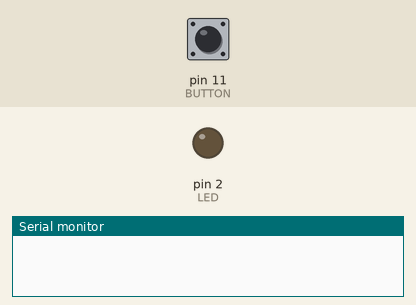
This sketch was run on a simulated Arduino Uno, built with avr-gcc and run on an emulated ATmega328P. On the bench: output pins drawn as LEDs (lit = HIGH), the last lines printed to the serial monitor. Inputs (shaded band) come from the test bench; at power-on: pin 11 (BUTTON) HIGH.

Above: at 1.2 s.
1.3 s: pin 11 (BUTTON) pulled LOW for 0.15 s
At 1.37 s:
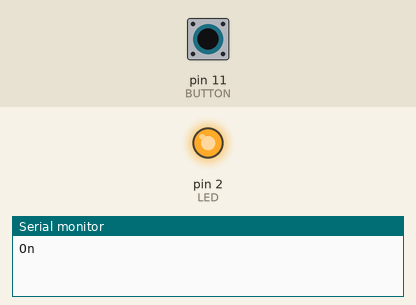
2.9 s: pin 11 (BUTTON) pulled LOW for 3.2 s
At 7.0 s:
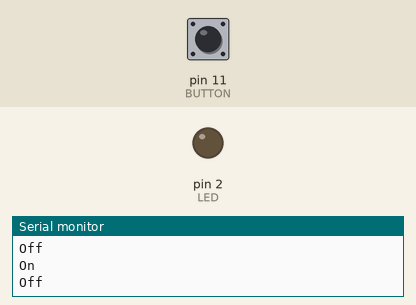
Timing chart, 0 to 8.5 s (numbered marks = the images above; inputs shaded):
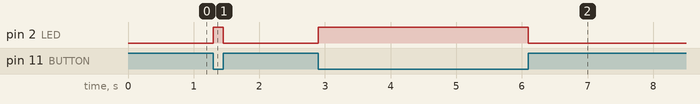

Measured:
- after the input at 1.3 s, pin 2 (LED): LOW → HIGH at once, → LOW 0.15 s later
- after the input at 2.9 s, pin 2 (LED): LOW → HIGH at once, → LOW 3.2 s later

The sketch:

ledOnOff.ino
```cpp
#define LED 2
#define BUTTON 11
int lastState = LOW;

void setup() {
  // put your setup code here, to run once:
  pinMode(LED, OUTPUT);
  pinMode(BUTTON, INPUT_PULLUP);
  Serial.begin(9600);
}

void loop() {
  // put your main code here, to run repeatedly:
  digitalWrite(LED, lastState);
  if (digitalRead(BUTTON) == lastState){
    lastState = !lastState;
    if (lastState == HIGH){
      Serial.println("On");
    } else Serial.println("Off");
  }
}
```
